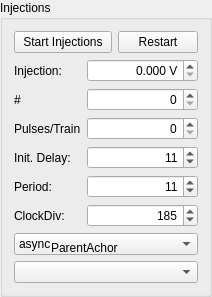
                 <widget class="QGroupBox" name="groupBox_7">
                  <property name="title">
                   <string>Injections</string>
                  </property>
                  <layout class="QGridLayout" name="gridLayout_12">
                   <item row="0" column="0" colspan="3">
                    <widget class="QPushButton" name="B_Injection_StartStop">
                     <property name="text">
                      <string>Start Injections</string>
                     </property>
                    </widget>
                   </item>
                   <item row="0" column="3">
                    <widget class="QPushButton" name="B_Injection_Restart">
                     <property name="text">
                      <string>Restart</string>
                     </property>
                    </widget>
                   </item>
                   <item row="1" column="0" colspan="2">
                    <widget class="QLabel" name="label_60">
                     <property name="layoutDirection">
                      <enum>Qt::LeftToRight</enum>
                     </property>
                     <property name="text">
                      <string>Injection:</string>
                     </property>
                     <property name="alignment">
                      <set>Qt::AlignLeading|Qt::AlignLeft|Qt::AlignVCenter</set>
                     </property>
                    </widget>
                   </item>
                   <item row="1" column="2" colspan="2">
                    <widget class="QDoubleSpinBox" name="SB_Injection_SignalSize">
                     <property name="alignment">
                      <set>Qt::AlignRight|Qt::AlignTrailing|Qt::AlignVCenter</set>
                     </property>
                     <property name="suffix">
                      <string> V</string>
                     </property>
                     <property name="decimals">
                      <number>3</number>
                     </property>
                     <property name="maximum">
                      <double>1.800000000000000</double>
                     </property>
                     <property name="singleStep">
                      <double>0.050000000000000</double>
                     </property>
                    </widget>
                   </item>
                   <item row="2" column="0" colspan="2">
                    <widget class="QLabel" name="label_36">
                     <property name="layoutDirection">
                      <enum>Qt::LeftToRight</enum>
                     </property>
                     <property name="text">
                      <string>#</string>
                     </property>
                     <property name="alignment">
                      <set>Qt::AlignLeading|Qt::AlignLeft|Qt::AlignVCenter</set>
                     </property>
                    </widget>
                   </item>
                   <item row="2" column="2" colspan="2">
                    <widget class="QSpinBox" name="SB_Injection_NumTrains">
                     <property name="alignment">
                      <set>Qt::AlignRight|Qt::AlignTrailing|Qt::AlignVCenter</set>
                     </property>
                     <property name="maximum">
                      <number>65535</number>
                     </property>
                     <property name="value">
                      <number>0</number>
                     </property>
                    </widget>
                   </item>
                   <item row="3" column="0" colspan="2">
                    <widget class="QLabel" name="label_59">
                     <property name="layoutDirection">
                      <enum>Qt::LeftToRight</enum>
                     </property>
                     <property name="text">
                      <string>Pulses/Train</string>
                     </property>
                     <property name="alignment">
                      <set>Qt::AlignLeading|Qt::AlignLeft|Qt::AlignVCenter</set>
                     </property>
                    </widget>
                   </item>
                   <item row="3" column="2" colspan="2">
                    <widget class="QSpinBox" name="SB_Injection_PulsesInTrain">
                     <property name="alignment">
                      <set>Qt::AlignRight|Qt::AlignTrailing|Qt::AlignVCenter</set>
                     </property>
                     <property name="maximum">
                      <number>255</number>
                     </property>
                     <property name="value">
                      <number>0</number>
                     </property>
                    </widget>
                   </item>
                   <item row="4" column="0" colspan="2">
                    <widget class="QLabel" name="label_56">
                     <property name="layoutDirection">
                      <enum>Qt::LeftToRight</enum>
                     </property>
                     <property name="text">
                      <string>Init. Delay:</string>
                     </property>
                     <property name="alignment">
                      <set>Qt::AlignLeading|Qt::AlignLeft|Qt::AlignVCenter</set>
                     </property>
                    </widget>
                   </item>
                   <item row="4" column="2" colspan="2">
                    <widget class="QSpinBox" name="SB_Injection_InitDelay">
                     <property name="alignment">
                      <set>Qt::AlignRight|Qt::AlignTrailing|Qt::AlignVCenter</set>
                     </property>
                     <property name="maximum">
                      <number>65535</number>
                     </property>
                     <property name="value">
                      <number>11</number>
                     </property>
                    </widget>
                   </item>
                   <item row="5" column="0" colspan="2">
                    <widget class="QLabel" name="label_33">
                     <property name="layoutDirection">
                      <enum>Qt::LeftToRight</enum>
                     </property>
                     <property name="text">
                      <string>Period:</string>
                     </property>
                     <property name="alignment">
                      <set>Qt::AlignLeading|Qt::AlignLeft|Qt::AlignVCenter</set>
                     </property>
                    </widget>
                   </item>
                   <item row="5" column="2" colspan="2">
                    <widget class="QSpinBox" name="SB_Injection_Period">
                     <property name="alignment">
                      <set>Qt::AlignRight|Qt::AlignTrailing|Qt::AlignVCenter</set>
                     </property>
                     <property name="maximum">
                      <number>255</number>
                     </property>
                     <property name="value">
                      <number>11</number>
                     </property>
                    </widget>
                   </item>
                   <item row="6" column="0" colspan="2">
                    <widget class="QLabel" name="label_32">
                     <property name="layoutDirection">
                      <enum>Qt::LeftToRight</enum>
                     </property>
                     <property name="text">
                      <string>ClockDiv:</string>
                     </property>
                     <property name="alignment">
                      <set>Qt::AlignLeading|Qt::AlignLeft|Qt::AlignVCenter</set>
                     </property>
                    </widget>
                   </item>
                   <item row="6" column="2" colspan="2">
                    <widget class="QSpinBox" name="SB_Injection_ClockDiv">
                     <property name="alignment">
                      <set>Qt::AlignRight|Qt::AlignTrailing|Qt::AlignVCenter</set>
                     </property>
                     <property name="maximum">
                      <number>65535</number>
                     </property>
                     <property name="value">
                      <number>185</number>
                     </property>
                    </widget>
                   </item>
                   <item row="7" column="0" rowspan="2" colspan="4">
                    <widget class="QComboBox" name="CB_Injection_SyncState">
                     <property name="statusTip">
                      <string>Synchronisation Setting</string>
                     </property>
                     <property name="whatsThis">
                      <string>Synchronisation Setting</string>
                     </property>
                     <property name="currentIndex">
                      <number>0</number>
                     </property>
                     <item>
                      <property name="text">
                       <string>async</string>
                      </property>
                     </item>
                     <item>
                      <property name="text">
                       <string>sync</string>
                      </property>
                     </item>
                     <item>
                      <property name="text">
                       <string>TS overflow sync</string>
                      </property>
                     </item>
                    </widget>
                   </item>
                   <item row="8" column="1" colspan="3">
                    <widget class="QLabel" name="L_ParentAnchorInjection">
                     <property name="text">
                      <string>ParentAchor</string>
                     </property>
                    </widget>
                   </item>
                   <item row="9" column="0" colspan="4">
                    <widget class="QComboBox" name="CB_Injection_Output">
                     <property name="statusTip">
                      <string>Output Channel for Injections</string>
                     </property>
                     <property name="whatsThis">
                      <string>Output Channel for Injections</string>
                     </property>
                     <property name="currentIndex">
                      <number>-1</number>
                     </property>
                     <item>
                      <property name="text">
                       <string>GECCO</string>
                      </property>
                     </item>
                     <item>
                      <property name="text">
                       <string>ATLASPix3</string>
                      </property>
                     </item>
                    </widget>
                   </item>
                  </layout>
                 </widget>
